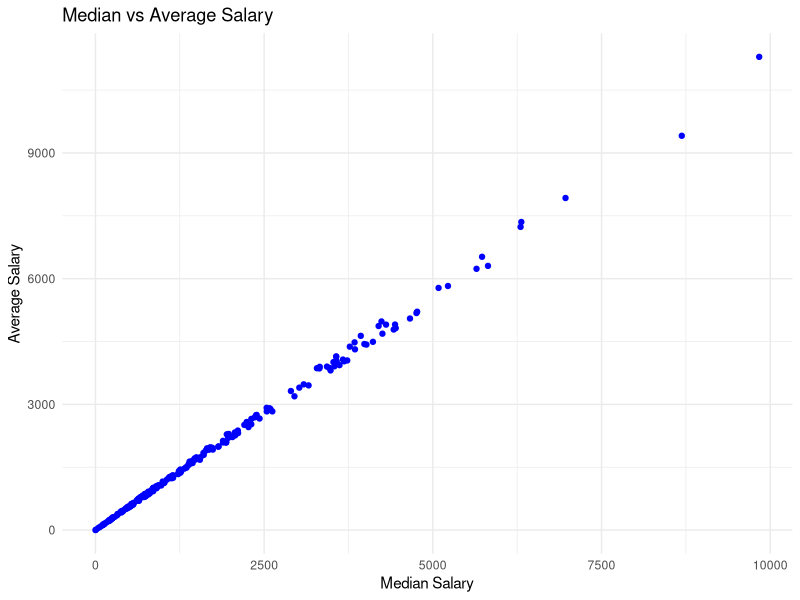
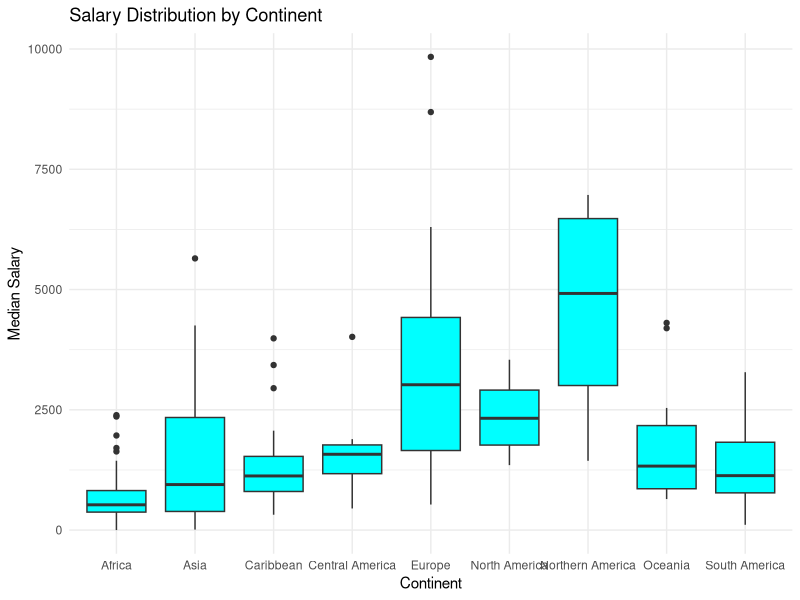

Reproduce these figures in R, in order.
# Load necessary libraries
library(ggplot2)
library(dplyr)
library(caret)
library(randomForest)
library(tidyr)

# Load the dataset
data <- read.csv("salary_data.csv")

# Summary statistics
summary(data)

# Check for missing values
colSums(is.na(data))

# Scatter plot (Median vs Average Salary)
ggplot(data, aes(x = median_salary, y = average_salary)) +
  geom_point(color = "blue") +
  labs(title = "Median vs Average Salary", x = "Median Salary", y = "Average Salary") +
  theme_minimal()

# Boxplot (Salary by Continent)
ggplot(data, aes(x = continent_name, y = median_salary)) +
  geom_boxplot(fill = "cyan") +
  labs(title = "Salary Distribution by Continent", x = "Continent", y = "Median Salary") +
  theme_minimal()

# Statistical Test
cor.test(data$median_salary, data$average_salary)

# Save the enhanced dataset
write.csv(data, "enhanced_dataset.csv", row.names = FALSE)

